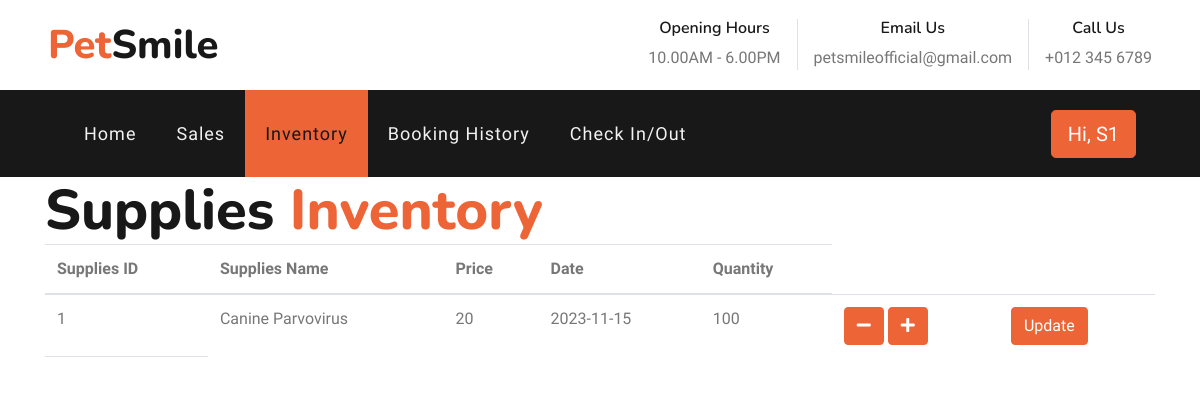
The page /supplies.php (signed in) on the database as committed earlier.
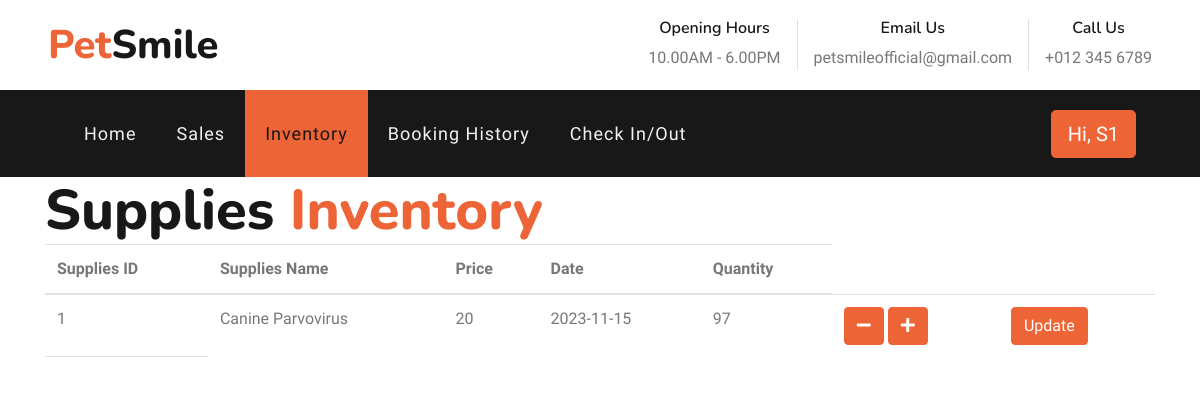
The same page on the database as committed later.
### tables this page shows
CREATE TABLE `inventory` (
  `Supplies_ID` int(11) NOT NULL,
  `Supplies_Name` varchar(100) NOT NULL,
  `Price` int(11) NOT NULL,
  `Date` date NOT NULL,
  `Quantity` int(11) NOT NULL
);

### supplies.php (the view, shortened to what this page needs)
<!DOCTYPE html>
<html lang="en">
<head>
    <link href="https://cdnjs.cloudflare.com/ajax/libs/font-awesome/5.10.0/css/all.min.css" rel="stylesheet">
    <link href="lib/flaticon/font/flaticon.css" rel="stylesheet">
    <link href="lib/owlcarousel/assets/owl.carousel.min.css" rel="stylesheet">
    <link href="lib/tempusdominus/css/tempusdominus-bootstrap-4.min.css" rel="stylesheet" />
    <link href="css/style.css" rel="stylesheet">
</head>
<?php
include 'config.php';
include 'admin-header.php';
    $select_inventory = mysqli_query($con, "SELECT * FROM `inventory`");
?>
<body>
    <div class="container">
        <form method="POST" action="supplies.php">
            <h1 class="display-4 m-0">Supplies <span class="text-primary">Inventory</span></h1>
            <table class="table">
                <thead>
                    <tr>
                        <th>Supplies ID</th>
                        <th>Supplies Name</th>
                        <th>Price</th>
                        <th>Date</th>
                        <th>Quantity</th>
                    </tr>
                </thead>
                <tbody>
                    <?php
                    while ($row = mysqli_fetch_assoc($select_inventory)) {
                        echo "<tr>";
                        echo "<td>{$row['Supplies_ID']}</td>";
                        echo "<td>{$row['Supplies_Name']}</td>";
                        echo "<td>{$row['Price']}</td>";
                        echo "<td>{$row['Date']}</td>";
                        echo "<td class='quantity-cell'>
                                <span id='quantity_{$row['Supplies_ID']}'>{$row['Quantity']}</span>
                                <input type='hidden' name='quantity[{$row['Supplies_ID']}]' value='{$row['Quantity']}' id='hidden_quantity_{$row['Supplies_ID']}'>
                              </td>";
                        ?>
                        <td>
                            <div class="input-group plus-minus-input">
                                <div class="input-group-button">
                                    <button type="button" class="btn btn-primary" onclick="adjustQuantity(<?php echo $row['Supplies_ID']; ?>, 'minus')">
                                        <i class="fa fa-minus" aria-hidden="true"></i>
                                    </button>
                                    <button type="button" class="btn btn-primary" onclick="adjustQuantity(<?php echo $row['Supplies_ID']; ?>, 'plus')">
                                        <i class="fa fa-plus" aria-hidden="true"></i>
                                    </button>
                                </div>
                            </div>
                        </td>
                        <td>
                        <input type="submit" name="update" value="Update" class="btn btn-primary">
                        </form>
                        <?php
                    }
                    ?>
                    <td>
                    </td>
    </div>
</body>
</html>

Rows that differ between the two databases and show on the page:
changed inventory "Canine Parvovirus": Quantity "100" → "97"
